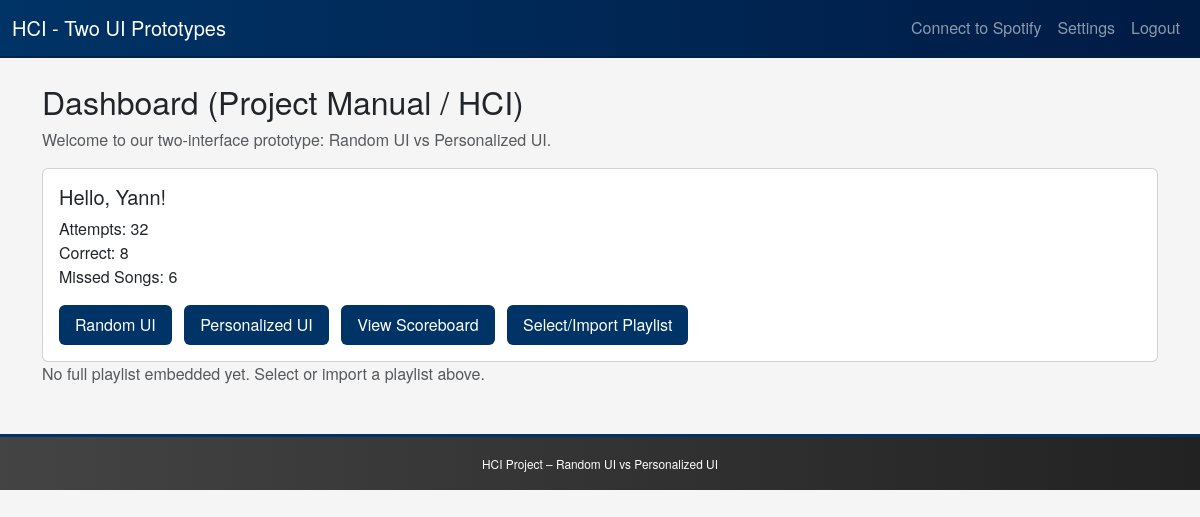
Page /dashboard (signed in) on the earlier database version.
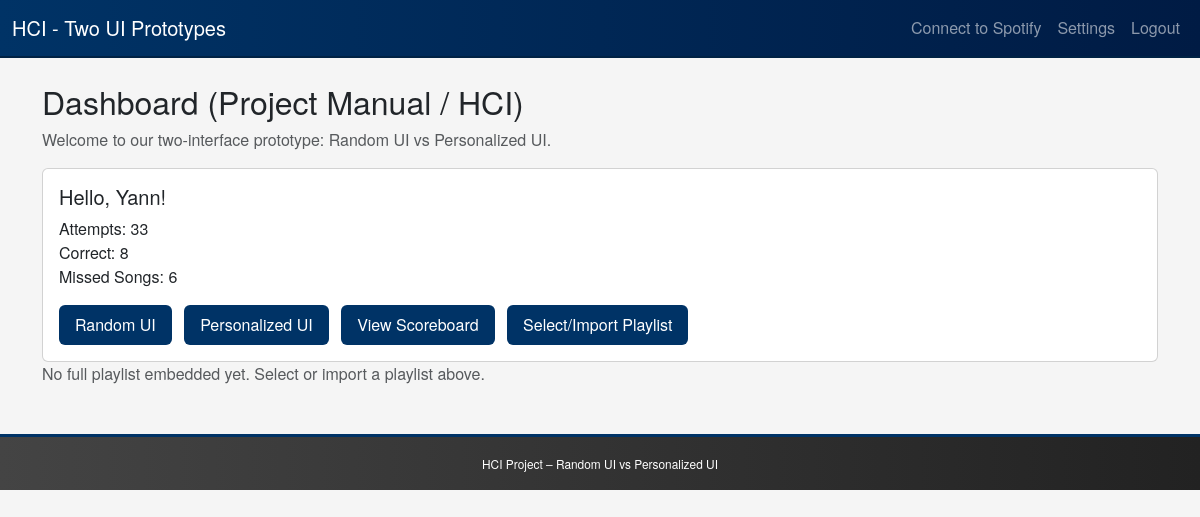
Same page on the later database version.
### models.py (models this page shows, shortened)
class User(db.Model):
    id = db.Column(db.Integer, primary_key=True)
    username = db.Column(db.String(80), unique=True, nullable=False)
    password = db.Column(db.String(80), nullable=False)
    total_correct = db.Column(db.Integer, default=0)
    total_attempts = db.Column(db.Integer, default=0)
    missed_songs = db.Column(db.String(1000), default="[]")
    def get_missed_songs(self):
        try:
            return json.loads(self.missed_songs)
        except:
            return []

### routes/quiz.py (the view, shortened to what this page needs)
@quiz_bp.route('/dashboard')
@require_login
def dashboard():
    user = current_user()
    missed_count = 0
    if user:
        missed_count = len(user.get_missed_songs())
    return render_template(
        'dashboard.html',
        user=user,
        missed_count=missed_count,
        all_songs=ALL_TRACKS
    )

### app.py (called while the page is built)
def create_app():
    load_dotenv()
    app = Flask(__name__)
    app.secret_key = "ANY_RANDOM_SECRET_FOR_DEVELOPMENT"  # For dev only
    app.config["SQLALCHEMY_DATABASE_URI"] = "sqlite:///guessing_game.db"
    app.config["SQLALCHEMY_TRACK_MODIFICATIONS"] = False
    db.init_app(app)
    @app.context_processor
    def inject_now():
        return {"now": datetime.datetime.now}
    from routes.auth import auth_bp
    from routes.quiz import quiz_bp
    app.register_blueprint(auth_bp)
    app.register_blueprint(quiz_bp)
    with app.app_context():
        db.create_all()
    return app

### routes/quiz.py (called while the page is built)
def current_user():
    uid = session.get("user_id")
    if not uid:
        return None
    return User.query.get(uid)

def require_login(f):
    from functools import wraps
    @wraps(f)
    def wrapper(*args, **kwargs):
        if not current_user():
            flash("Please log in first!", "warning")
            return redirect(url_for('auth_bp.login'))
        return f(*args, **kwargs)
    return wrapper

### templates/dashboard.html
{% extends "layout.html" %}
{% block content %}
<h2>Dashboard (Project Manual / HCI)</h2>
<p class="text-muted">Welcome to our two-interface prototype: Random UI vs Personalized UI.</p>
<div class="card mt-3">
  <div class="card-body">
    <h5 class="card-title">Hello, {{ user.username }}!</h5>
    <p class="card-text">
      Attempts: {{ user.total_attempts }}<br/>
      Correct: {{ user.total_correct }}<br/>
      Missed Songs: {{ missed_count }}
    </p>
    <button
      class="btn quiz-btn me-2"
      onclick="window.location='{{ url_for('quiz_bp.random_version') }}'">
      Random UI
    </button>
    <button
      class="btn quiz-btn me-2"
      onclick="window.location='{{ url_for('quiz_bp.personalized_version') }}'">
      Personalized UI
    </button>
    <button
      class="btn quiz-btn me-2"
      onclick="window.location='{{ url_for('quiz_bp.scoreboard') }}'">
      View Scoreboard
    </button>
    <button
      class="btn quiz-btn"
      onclick="window.location='{{ url_for('quiz_bp.select_playlist') }}'">
      Select/Import Playlist
    </button>
  </div>
</div>
{% if session.playlist_id %}
<hr/>
<h4>Listen to the Full Playlist</h4>
<iframe
  style="border-radius:12px"
  src="https://open.spotify.com/embed/playlist/{{ session.playlist_id }}"
  width="100%"
  height="380"
  frameborder="0"
  allow="autoplay; clipboard-write; encrypted-media; fullscreen; picture-in-picture"
  loading="lazy">
</iframe>
{% else %}
<p class="text-muted">
  No full playlist embedded yet. Select or import a playlist above.
</p>
{% endif %}
{% endblock %}

### templates/layout.html (shortened to what this page needs)
<!DOCTYPE html>
<html>
<head>
  <link
    rel="stylesheet"
    href="https://cdn.jsdelivr.net/npm/bootstrap@5.3.0/dist/css/bootstrap.min.css"
  />
  <link rel="stylesheet" href="{{ url_for('static', filename='css/style.css') }}">
</head>
<body class="{% if session.color_theme == 'light' %}light-theme{% endif %}">
  <nav class="navbar navbar-expand-lg {% if session.color_theme == 'light' %}navbar-light bg-light{% else %}navbar-dark bg-dark{% endif %}">
    <div class="container-fluid">
      <a class="navbar-brand" href="{{ url_for('quiz_bp.dashboard') }}">
        HCI - Two UI Prototypes
      </a>
      <div class="collapse navbar-collapse" id="navbarToggler">
        <ul class="navbar-nav ms-auto">
          {% if session.spotify_token %}
            <li class="nav-item">
              <span class="nav-link">Spotify: Connected</span>
            </li>
          {% else %}
            <li class="nav-item">
              <a class="nav-link" href="{{ url_for('auth_bp.spotify_login') }}">Connect to Spotify</a>
            </li>
          {% endif %}
          {% if session.user_id %}
          <li class="nav-item">
            <a class="nav-link" href="{{ url_for('quiz_bp.settings') }}">Settings</a>
          </li>
          <li class="nav-item">
            <a class="nav-link" href="{{ url_for('auth_bp.logout') }}">Logout</a>
          </li>
          {% endif %}
        </ul>
      </div>
    </div>
  </nav>
  <div class="container mt-4">
    {% block content %}{% endblock %}
  </div>
  <footer class="bg-secondary text-white mt-5 py-3">
    <div class="container text-center">
      <small>HCI Project – Random UI vs Personalized UI</small>
    </div>
  </footer>
</body>
</html>

### static/css/style.css (style rules this page uses)
body { background-color: #f5f5f5; margin: 0; padding: 0; font-family: "Helvetica Neue", Arial, sans-serif; }
.navbar-dark.bg-dark { background: linear-gradient(90deg, #003366 0%, #001B44 100%); border-bottom: 2px solid #002244; }
.quiz-btn { background-color: #003366; color: #fff; border: none; transition: transform 0.2s ease, background-color 0.2s ease; padding: 0.5rem 1rem; margin-right: 0.5rem; }
footer.bg-secondary { background: linear-gradient(90deg, #444 0%, #222 100%); border-top: 3px solid #003366; }
footer .container { font-size: 0.85rem; }

Differences in the rows shown:
changed User "Yann": total_attempts "32" → "33"
